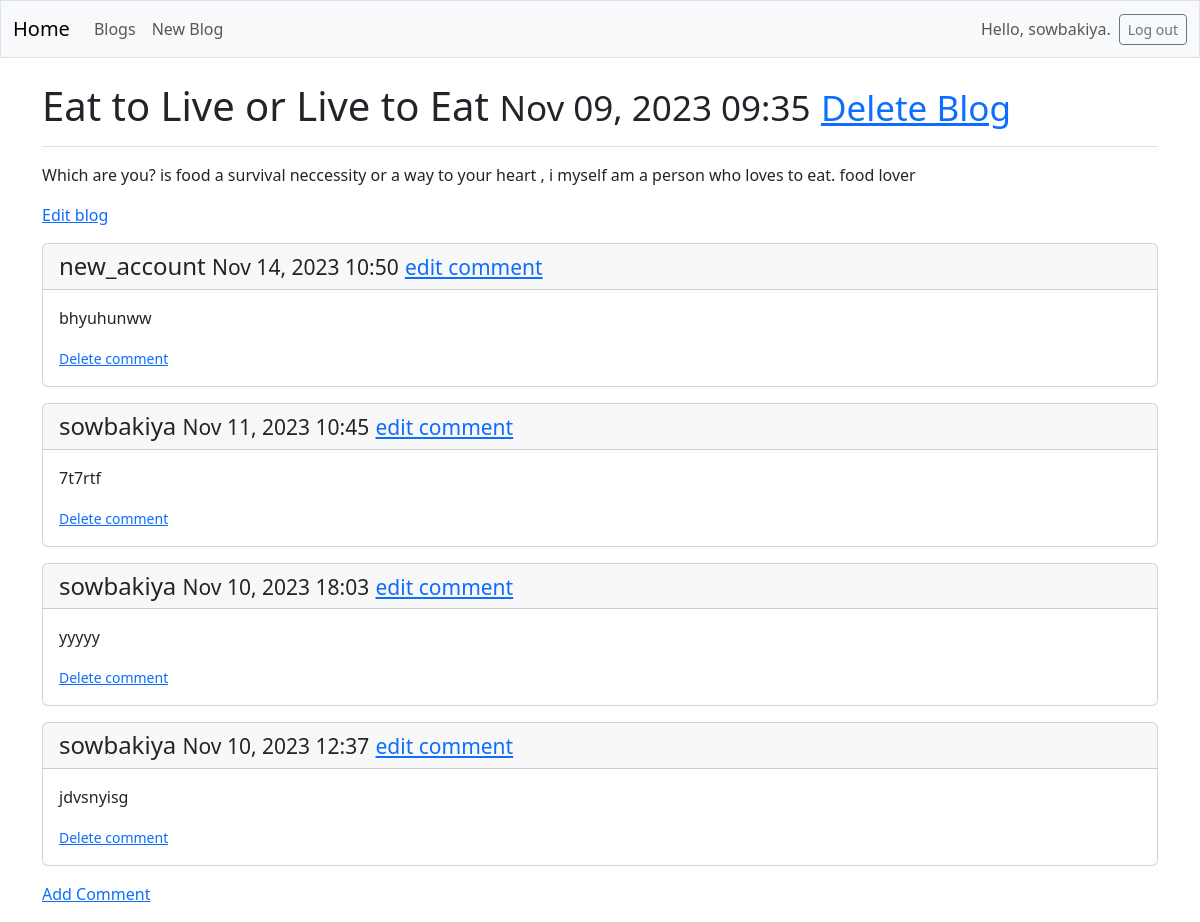
Page /Blog/1/ (signed in) on the committed database.
### blogs/models.py (models this page shows, shortened)
class Blog(models.Model) :
    topic = models.CharField(max_length=200)
    text = models.TextField()
    date_added = models.DateTimeField(auto_now_add=True)
    owner = models.ForeignKey(User,on_delete=models.CASCADE)

class Comment(models.Model) :
    blog = models.ForeignKey(Blog,on_delete=models.CASCADE)
    comment = models.TextField()
    date_added = models.DateTimeField(auto_now_add=True)
    owner = models.ForeignKey(User,on_delete=models.CASCADE)
    class Meta :
        verbose_name_plural = 'comments'

### blogs/views.py (the view)
# urls.py: path('Blog/<int:blog_id>/', views.blog,name='blog'),
@login_required
def blog(request, blog_id):
    blog=Blog.objects.get(id=blog_id)
    comments=blog.comment_set.order_by('-date_added')
    context={'blog':blog,'comments':comments}
    return render(request,'blogs/blog.html',context)

### blogs/templates/blogs/blog.html
{% extends 'blogs/base.html' %}
{% block page_header %}
    <h1>{{blog.topic}}
        <small><a>{{ blog.date_added|date:'M d, Y H:i' }}</a></small>
        <small><a href="{% url 'blogs:delete_blog' blog.id %}">Delete Blog</a></small></h1>
{% endblock page_header %}
{% block content %}
    <p>
        {{blog.text|linebreaks}}
        <a href="{%url 'blogs:edit_blog' blog.id%}">Edit blog</a>
    </p>
    {% for comment in comments %}
    <div class="card mb-3">
        <h4 class="card-header">
            {{comment.owner}}
            <small>{{ comment.date_added|date:'M d, Y H:i' }}</small>
            <small><a href="{% url 'blogs:edit_comment' comment.id %}">
                edit comment</a></small>
        </h4>
        <div class="card-body">{{ comment.comment|linebreaks }}
            <small><a href="{% url 'blogs:delete_comment' comment.id %}"> Delete comment</a></small>
        </div>
    </div>
    {% empty %}
        <p>No Comments.</p>
    {% endfor %}
    <p><a href="{% url 'blogs:add_comment' blog.id %}">Add Comment</a></p>
{% endblock content %}

### blogs/templates/blogs/base.html (shortened to what this page needs)
<!doctype html>
<html lang="en">
<head>
    {% load django_bootstrap5 %}
    {% bootstrap_css %}
</head>
<body>
    <nav class="navbar navbar-expand-md navbar-light bg-light mb-4 border">
        <div class="container-fluid">
            <a class="navbar-brand" href="{% url 'blogs:index' %}">
                Home</a>
            <div class="collapse navbar-collapse" id="navbarCollapse">
                <ul class="navbar-nav me-auto mb-2 mb-md-0">
                    <li class="nav-item">
                    <a class="nav-link" href="{% url 'blogs:blogs' %}">
                        Blogs</a></li>
                    <li class="nav-item">
                    <a class="nav-link" href="{% url 'blogs:new_blog' %}">
                        New Blog</a></li>
                </ul>
                <ul class="navbar-nav ms-auto mb-2 mb-md-0">
                    {% if user.is_authenticated %}
                        <li class="nav-item">
                            <span class="navbar-text me-2">Hello, {{ user.username }}.
                                </span></li>
                    {% endif %}
                </ul>
                {% if user.is_authenticated %}
                    <form action="{% url 'accounts:logout' %}" method='post'>
                        <button name='submit' class='btn btn-outline-secondary btn-sm'>
                            Log out</button>
                    </form>
                    {% endif %}
            </div>
        </div>
    </nav>
    <main class="container">
        <div class="pb-2 mb-2 border-bottom">
            {% block page_header %}{% endblock page_header %}
        </div>
        <div>
            {% block content %}{% endblock content %}
        </div>
    </main>
</body>
</html>

### rows in the picture
Blog: topic "Eat to Live or Live to Eat", date_added "Nov 09, 2023 09:35", text "Which are you? is food a survival neccessity or a way to your heart , i myself am a person who loves to eat. food lover"
Comment: owner "new_account", date_added "Nov 14, 2023 10:50", comment "bhyuhunww"
Comment: owner "sowbakiya", date_added "Nov 11, 2023 10:45", comment "7t7rtf"
Comment: owner "sowbakiya", date_added "Nov 10, 2023 18:03", comment "yyyyy"
Comment: owner "sowbakiya", date_added "Nov 10, 2023 12:37", comment "jdvsnyisg"

### other values in the picture
{{ user.username }} "sowbakiya"
